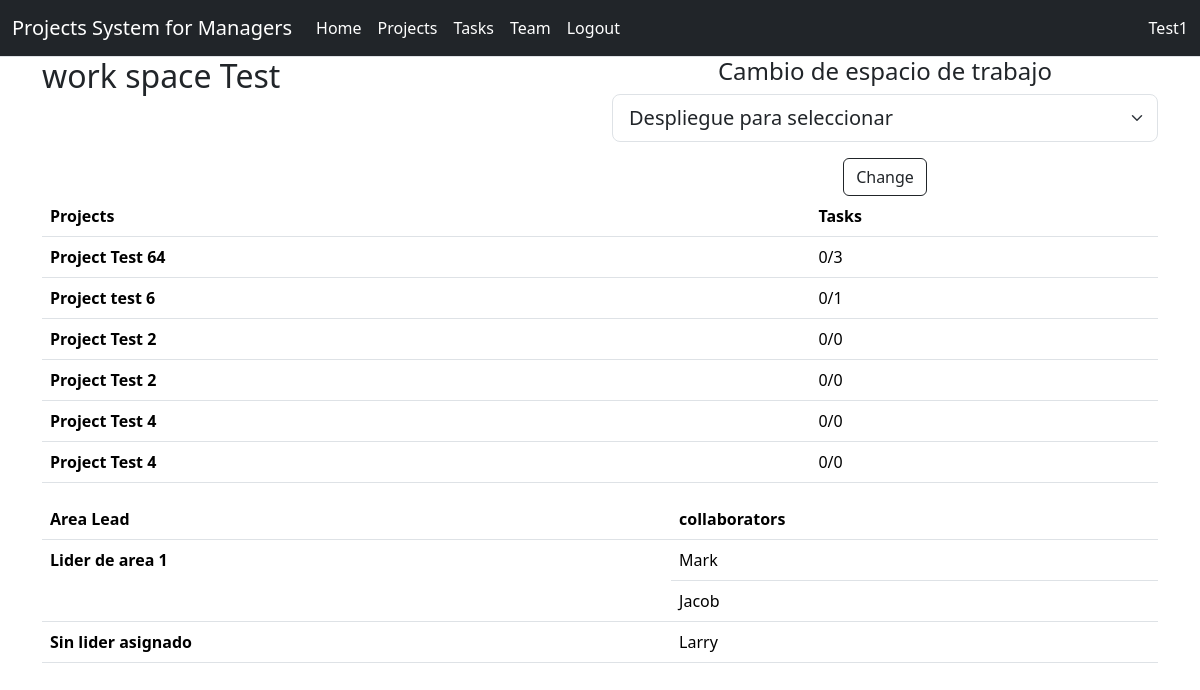
The page /dashboard/ (signed in) on the database its author committed.
### user_work_space_manager/models.py (models this page shows)
class UserProfile(AbstractUser):
    work_space: models.ManyToManyField(WorkSpaces, through=RolAssignment,blank=True,null=True)
    created_at = models.DateTimeField(auto_now_add=True)
    updated_at = models.DateTimeField(auto_now_add=True)
    def __str__(self) -> str:
        return self.username

class WorkSpaces(models.Model):
    name = models.CharField( max_length=50)
    created_at = models.DateTimeField(auto_now_add=True)
    updated_at = models.DateTimeField(auto_now_add=True)
    def __str__(self) -> str:
        return self.name

### projects_tasks_and_activities/models.py (models this page shows)
class Project(models.Model):
    created_by_user = models.ForeignKey(UserProfile, on_delete=models.CASCADE, related_name='Project_Users')
    in_work_space = models.ForeignKey(WorkSpaces, on_delete=models.CASCADE,related_name='Project_WorkSpaces')
    state = models.CharField(max_length=15, choices=STATE, default= 'STAND_BY')
    name = models.CharField(max_length=100)
    dead_line = models.DateField()
    description = models.CharField(max_length=250)
    created_at = models.DateTimeField(auto_now_add=True, blank=True)
    updated_at = models.DateTimeField(auto_now_add=True)
    def __str__(self) -> str:
        return self.name

### landig_and_dashborad/views.py (the view)
# urls.py: path('dashboard/', views.dashboard,name='home')
@login_required
def dashboard(request):
    user = UserProfile.objects.get(pk =request.user.pk)
    work_space = WorkSpaces.objects.get(pk=request.session['selected_workspace'])
    work_space_change = RolAssignment.objects.filter(user=user)
    team= [ {user.user, user.rol} for user in RolAssignment.objects.filter(work_space=work_space.pk)]
    projects= Project.objects.filter(in_work_space=work_space).filter(in_work_space=work_space)
    tasks= Tasks.objects.select_related('belongs_project').filter(in_work_space=work_space)
    tasks_group_by_project=[]
    for project in projects:
        tasks = Tasks.objects.filter(belongs_project=project)
        task_completed = Tasks.objects.filter(belongs_project=project,state='COMPLETED')
        tasks_group_by_project.append((project,tasks,task_completed))
    return render(request,'dashboard.html',{
        'work_space': work_space,
        'team':team,
        'work_space_change':work_space_change,
        'tasks_group_by_project':tasks_group_by_project
    })

### landig_and_dashborad/templates/dashboard.html (shortened to what this page needs)
{% extends "base.html" %}
{% block content %}
<div class="container-sm">
    <div class= "row">
        <div class ="col">
            <h2>{{work_space.name}}</h2>
        </div>
        <div class ="col text-center">
            <form action={% url 'select work space' %} method="post">
                <h4 >Cambio de espacio de trabajo</h4>
                <select class="form-select form-select-lg mb-3" aria-label=".form-select-lg example" name="work_space">
                    <option selected>Despliegue para seleccionar</option>
                </select>
                <button  class="btn btn-outline-dark">Change</button>
            </form>
        </div>
    </div>
</div>
    <div class="container-sm">
        <table class="table">
            <thead>
                <tr>
                <th scope="col">Projects</th>
                <th scope="col">Tasks</th>
                </tr>
            </thead>
            <tbody>
{% for project, task,task_completed in tasks_group_by_project  %}
            <tr>
                <th scope="row">{{project}}</th>
                <td>{{task_completed|length}}/{{task|length}} </td>
            </tr>
{% endfor %}
        </tbody>
    </table>
</div>
<div class='container-sm'>
    <table class="table">
        <thead>
            <tr>
            <th scope="col">Area Lead</th>
            <th scope="col">collaborators</th>
            </tr>
        </thead>
        <tbody>
        <tr>
            <th scope="row" rowspan=2>Lider de area 1</th>
            <td>Mark</td>
        </tr>
        <tr>
            <td>Jacob</td>
        </tr>
        <tr>
            <th scope="row">Sin lider asignado</th>
            <td colspan="2">Larry </td>
        </tr>
        </tbody>
    </table>
</div>
{% endblock content %}

### templates/base.html (shortened to what this page needs)
{% load static %}
{% load bootstrap5 %}
<!DOCTYPE html>
<html lang="en">
<head>
    <link href="{% static 'css/custom.css' %}" rel="stylesheet" type='text/css'>
    {% bootstrap_css %}
</head>
<body>
    <nav class="navbar navbar-expand-lg bg-dark border-bottom border-body">
        <div class="container-fluid ">
          <a class="navbar-brand " href="#">Projects System for Managers</a></p>
          <div class="collapse navbar-collapse" id="navbarNavAltMarkup">
            <div class="navbar-nav">
            {% if user.is_authenticated and work_space_selected != False%}
              <a class="nav-link active" aria-current="page" href={% url 'home' %}>Home</a>
              <a class="nav-link" href={% url 'projects' %}>Projects</a>
              <a class="nav-link" href={% url 'tasks' %}>Tasks</a>
              <a class="nav-link" href={% url 'team' %}>Team</a>
              <a class="nav-link" href={% url 'close_session' %}>Logout</a>
            </div>
          </div>
              {% else %}
                <a class="nav-link " href={% url 'signin' %}>Login</a>
                <a class="nav-link " href={% url 'singup' %}>SingUp</a>
              {% endif %}
          <span class="navbar-text">
            <a class="nav-link" href="#">{{user.username}}</a>
        </span>
        </div>
      </nav>
      {% block content %}
      {% endblock content %}
</body>
</html>

### static/css/custom.css (style rules this page uses)
.container-fluid a { color:white !important; }
.container-fluid span { color:white !important; }

### rows shown on the page
UserProfile: username "Test1"
WorkSpaces: name "work space Test"
Project: name "Project Test 64", task_completed "0", task "3"
Project: name "Project test 6", task_completed "0", task "1"
Project: name "Project Test 2", task_completed "0", task "0"
Project: name "Project Test 2", task_completed "0", task "0"
Project: name "Project Test 4", task_completed "0", task "0"
Project: name "Project Test 4", task_completed "0", task "0"
